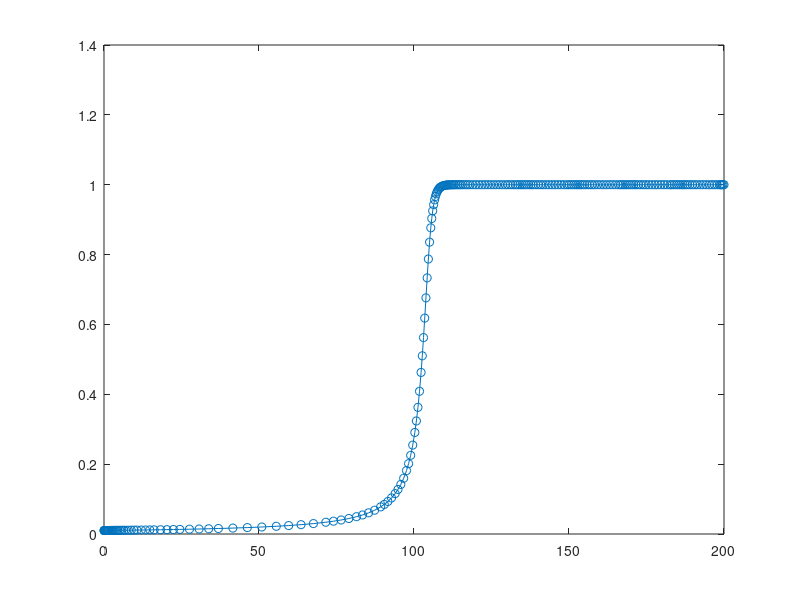
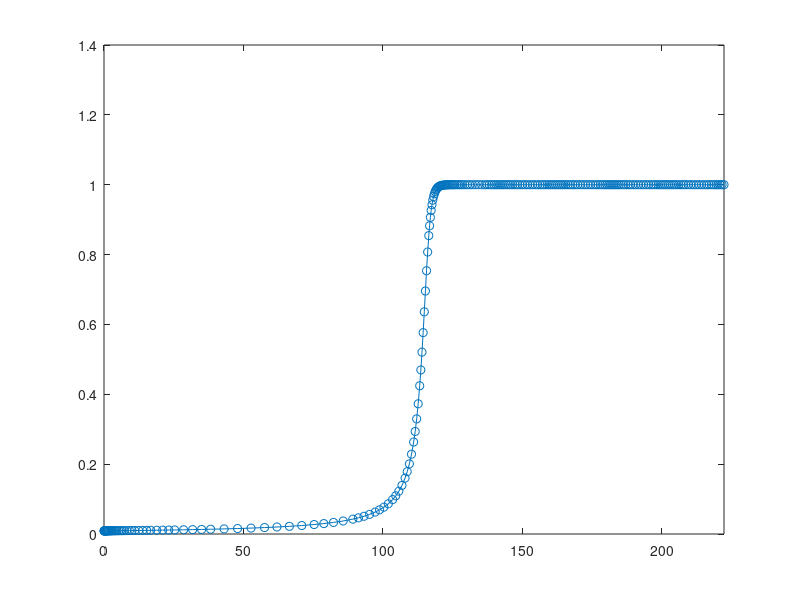
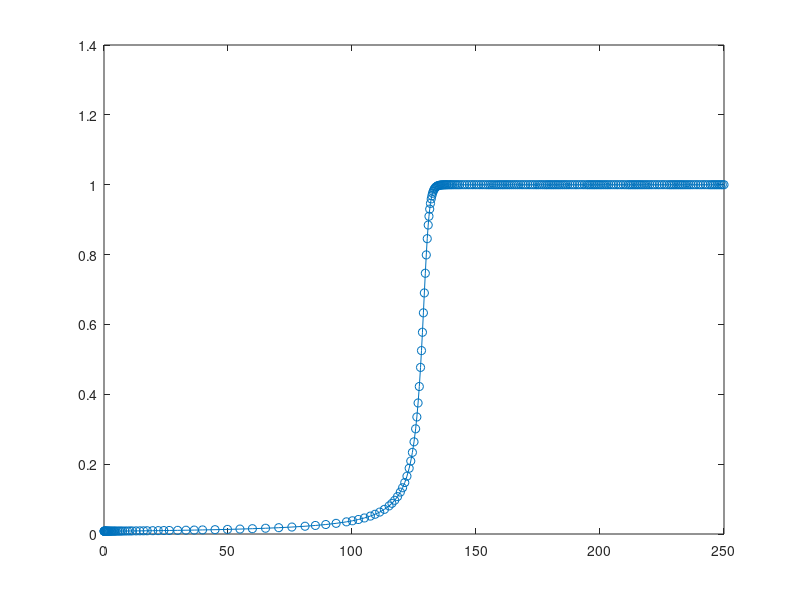
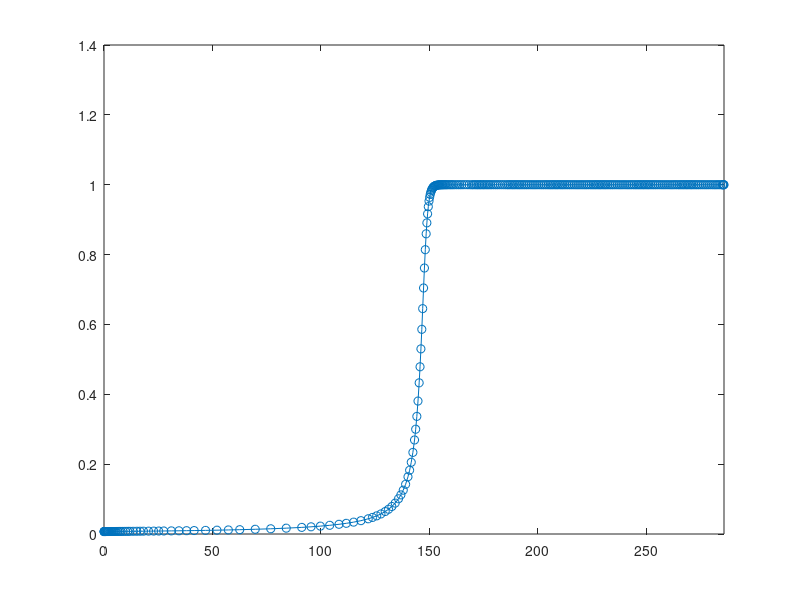

These figures' MATLAB source, in order:
clear
clc

delta = 0.01:-0.001:0.0001
F=@(t,y)y.^2 - y.^3;
for i = 1:length(delta)
opts=odeset('RelTol',1.e-4);
delta(i)
ode45(F,[0 2/delta(i)],delta(i),opts);
end

figure(2)
ode23s(F,[0 2/delta(10)],delta(10),opts);
